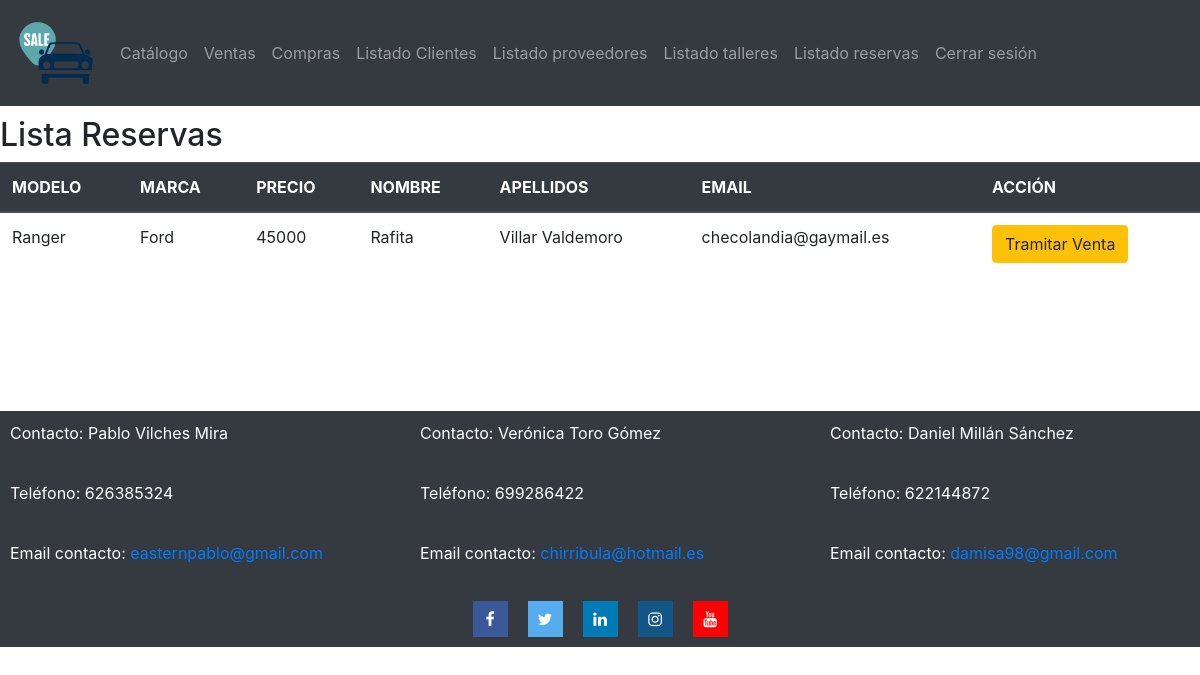
The app's page /listar/reservas/ (signed in), older data.
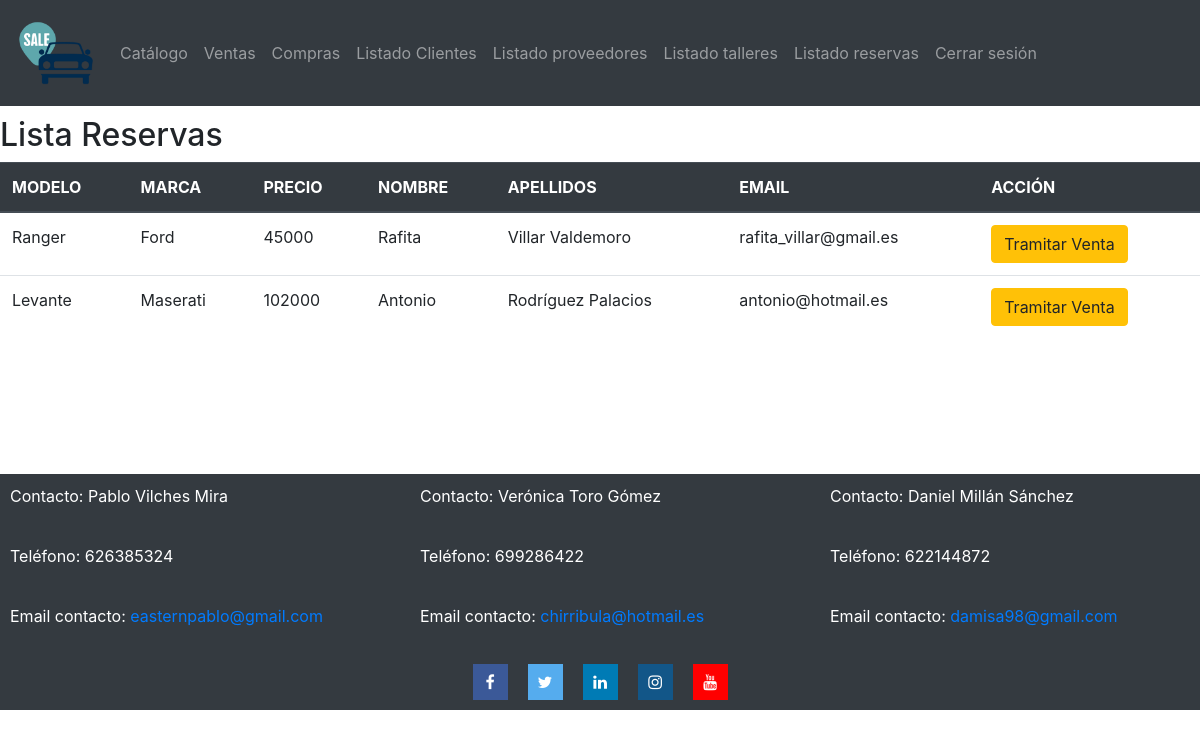
The same page, newer data.
### catalogo/models.py (models this page shows, shortened)
class Reserva(models.Model):
    reserva_id = models.AutoField(primary_key=True)
    coche_id = models.ForeignKey('Coche', on_delete=models.CASCADE, null=True)
    cliente_id = models.ForeignKey('Cliente', on_delete=models.CASCADE, null=True)

class Coche(models.Model):
    coche_id = models.AutoField(primary_key=True)
    marca_id = models.ForeignKey('Marca', on_delete=models.CASCADE)
    matricula = models.CharField(max_length=7)
    modelo = models.CharField(max_length=50)
    kilometros = models.IntegerField(validators=[MinValueValidator(500)])
    color = models.CharField(max_length=50)
    motor = models.CharField(max_length=50) # Ej: Diesel, Gasolina, Electrico,...
    tipo = models.CharField(max_length=50)  # Ej: Turismo, Monovolumen, TodoTerreno,...
    caballos = models.IntegerField(validators=[MinValueValidator(60)])
    cilindradas = models.IntegerField()
    precio = models.IntegerField(validators=[MinValueValidator(1000)])
    vendido = models.BooleanField(default=False)
    imagen = models.ImageField(upload_to="imagenes/Coches/")

class Marca(models.Model):
    nombre = models.CharField(max_length=50, primary_key=True)
    imagen = models.ImageField(null=True, upload_to="imagenes/Marcas/")
    taller_id = models.ForeignKey('Taller',on_delete=models.SET_NULL, null=True)

class Cliente(models.Model):
    cliente_id =  models.AutoField(primary_key=True)
    dni = models.CharField(max_length=9)
    nombre = models.CharField(max_length=50)
    apellidos = models.CharField(max_length=50)
    telefono = models.CharField(max_length=9)
    direccion = models.CharField(max_length=100)
    email = models.EmailField(max_length=50)
    usuario = models.ForeignKey(User, on_delete=models.CASCADE, null=True)

### catalogo/views.py (the view)
# urls.py: path("listar/reservas/", views.listar_reservas, name="Listado reservas - Concesionario"),
@login_required(login_url="/concesionario/login")
def listar_reservas(request):
    reservas = Reserva.objects.all()
    return render(request, "listar_reservas.html",{"reservas":reservas})

### catalogo/templates/listar_reservas.html (shortened to what this page needs)
{% extends "base.html" %}
{% block content %}
<h2>Lista Reservas</h2>
<table class="table">
    <thead class="thead-dark">
      <tr>
        <th>MODELO</th>
        <th>MARCA</th>
        <th>PRECIO</th>
        <th>NOMBRE</th>
        <th>APELLIDOS</th>
        <th>EMAIL</th>
        <th>ACCIÓN</th>
      </tr>
    </thead>
    <tbody>
        {% for reserva in reservas %}
        <tr>
            <td>{{reserva.coche_id.modelo}}</td>
            <td>{{reserva.coche_id.marca_id.nombre}}</td>
            <td>{{reserva.coche_id.precio}}</td>
            <td>{{reserva.cliente_id.nombre}}</td>
            <td>{{reserva.cliente_id.apellidos}}</td>
            <td>{{reserva.cliente_id.email}}</td>
            <td>
              <a href="/concesionario/nueva/venta">
                <input type="button" class="btn btn-warning" value="Tramitar Venta"/>
              </a>
            </td>
        </tr>
        {% endfor %}
    </tbody>
</table>
{% endblock %}

Row changes from the older to the newer data that the page shows:
changed through a linked row, Reserva "Ranger": cliente_id.email "checolandia@gaymail.es" → "rafita_villar@gmail.es"
added Reserva: coche_id.modelo "Levante", coche_id.marca_id.nombre "Maserati", coche_id.precio "102000", cliente_id.nombre "Antonio", cliente_id.apellidos "Rodríguez Palacios", cliente_id.email "antonio@hotmail.es"
